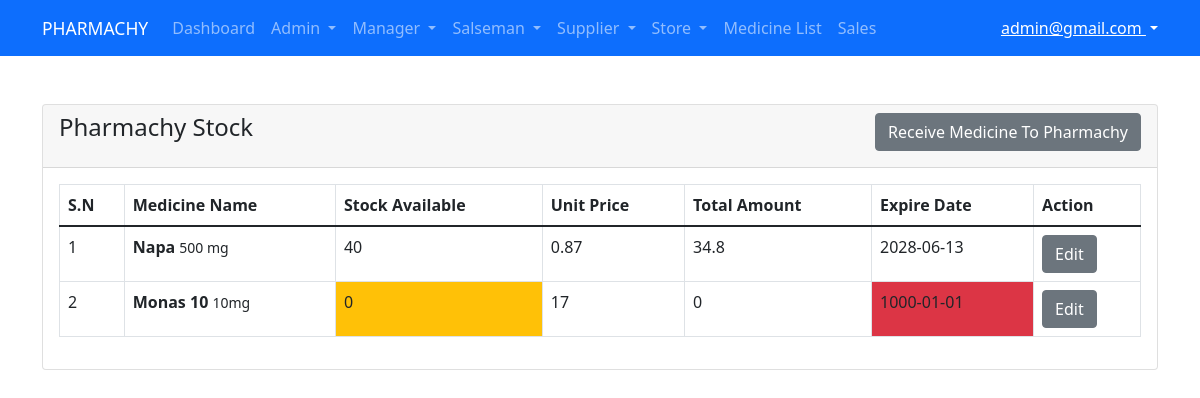
Screenshot of /pharmachy_stock.php (signed in) with the database file from the repository.
### tables this page shows
CREATE TABLE `pharmachy_stock` (
  `medicine_id` int(11) NOT NULL,
  `medicine_name` varchar(100) NOT NULL,
  `medicine_type` varchar(100) NOT NULL,
  `medicine_capacity` varchar(100) NOT NULL,
  `unit_price` double NOT NULL,
  `medicine_quantity` int(100) NOT NULL DEFAULT 0,
  `expired_date` date NOT NULL DEFAULT '1000-01-01'
);

### pharmachy_stock.php (the view, shortened to what this page needs)
<?php
require_once 'include/header.php';
require_once 'include/navbar.php';
require_once 'include/database.php';
$sql = "SELECT *, (unit_price * medicine_quantity) AS total_amount  FROM pharmachy_stock";
$res = mysqli_query($con, $sql);
?>
<div class="container">
    <div class="row">
        <div class="col-md-12">
            <div class="card mt-5">
                <div class="card-header">
                    <h4 class="card-title d-flex justify-content-between">Pharmachy Stock<a href="receive_medicine_pharmachy.php" class="text-capitalize btn btn-secondary">Receive Medicine To Pharmachy</a></h4>
                </div>
                <div class="card-body">
                    <table class="table table-bordered">
                        <thead>
                            <th>S.N</th>
                            <th>Medicine Name</th>
                            <th>Stock Available</th>
                            <th>Unit Price</th>
                            <th>Total Amount</th>
                            <th>Expire Date</th>
                            <th>Action</th>
                        </thead>
                        <tbody>
                            <?php
                            foreach ($res as $key => $medicine) :
                            ?>
                                <tr>
                                    <td><?= $key + 1 ?></td>
                                    <td>
                                        <b><?= $medicine['medicine_name'] ?></b>
                                        <small><?= $medicine['medicine_capacity'] ?></small>
                                    </td>
                                    <td class="
                                    <?php if ($medicine['medicine_quantity'] == 0) {
                                        echo "bg-warning";
                                    } ?>
                                    "><?= $medicine['medicine_quantity'] ?></td>
                                    <td><?= $medicine['unit_price'] ?></td>
                                    <td><?= $medicine['total_amount'] ?></td>
                                    <td class="
                                    <?php
                                    $date = date('Y-m-d');
                                     if($medicine['expired_date'] < $date ){
                                         echo "bg-danger";
                                     }
                                    ?>
                                    "><?= $medicine['expired_date'] ?>
                                    </td>
                                    <td>
                                        <a href="edit_medicine.php?medicine_id=<?= $medicine['medicine_id'] ?>" class="btn btn-secondary">Edit</a>
                                    </td>
                                </tr>
                            <?php
                            endforeach
                            ?>
                        </tbody>
                    </table>
                </div>
            </div>
        </div>
    </div>
</div>
<?php
require_once 'include/footer.php';
?>

### rows the page displays
pharmachy_stock: medicine_name "Napa", medicine_capacity "500 mg", medicine_quantity "40", unit_price "0.87", total_amount "34.8", expired_date "2028-06-13"
pharmachy_stock: medicine_name "Monas 10", medicine_capacity "10mg", medicine_quantity "0", unit_price "17", total_amount "0", expired_date "1000-01-01"

### other values shown
$_SESSION['email'] "admin@gmail.com"
